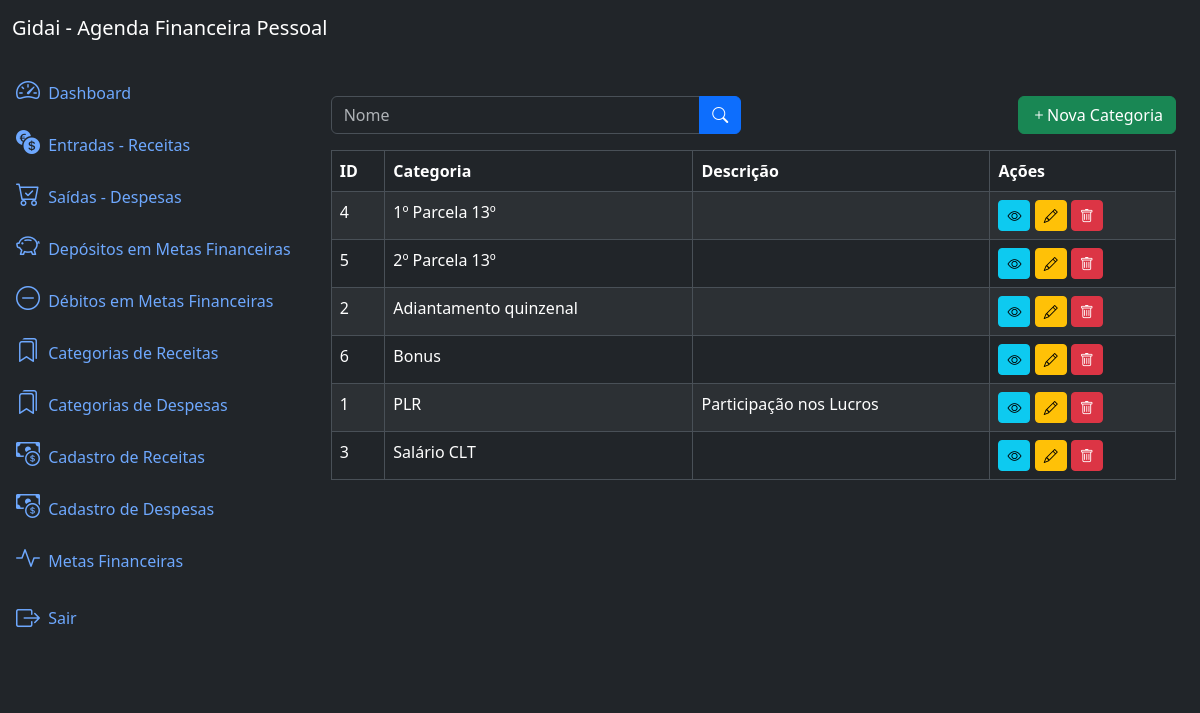
Before: /categories/list/ (signed in) with the older database file.
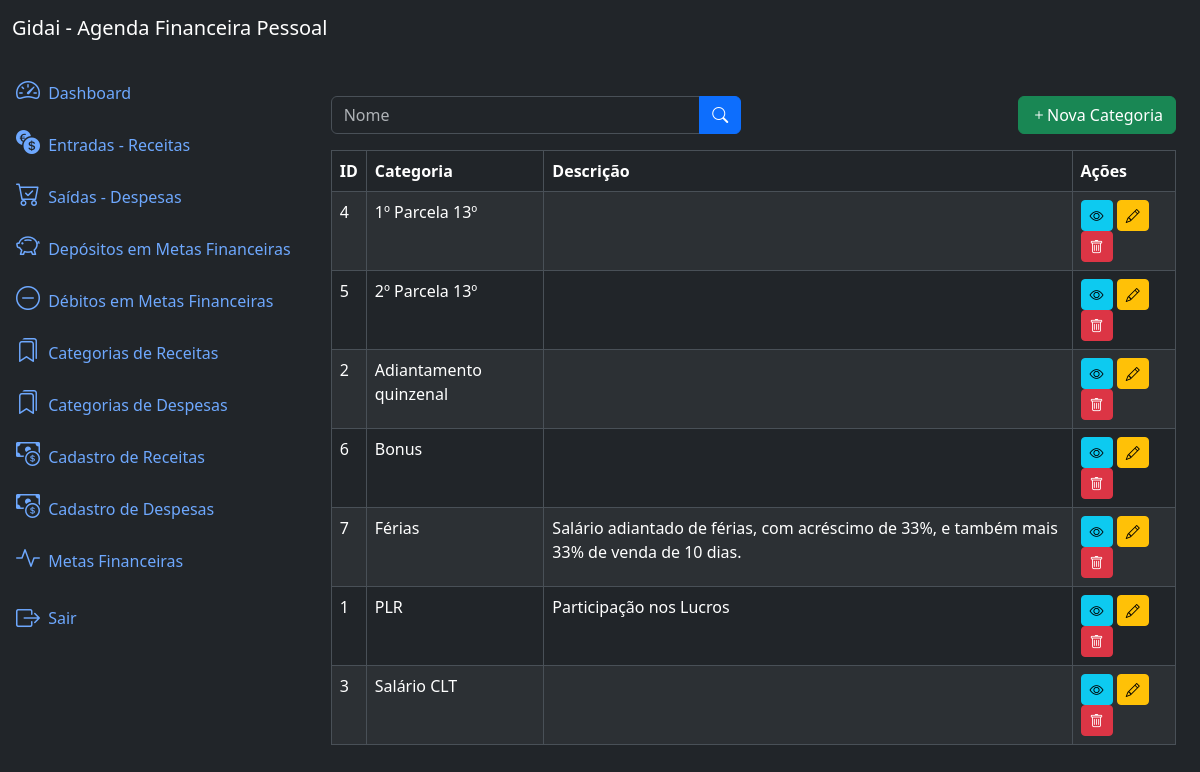
After: the same page with the newer database file.
### categories/models.py (models this page shows, shortened)
class Category(models.Model):
    name = models.CharField(max_length=150)
    description = models.TextField(blank=True, null=True)
    created_at = models.DateField(auto_now_add=True)
    updated_at = models.DateField(auto_now=True)
    class Meta:
        ordering = ['name']

### categories/views.py (the view)
# urls.py: path('categories/list/', views.CategoryListView.as_view(), name='category_list'), # a utilização do name aqui, serve por exemplo para ser usada no HTML no método de busca
class CategoryListView(LoginRequiredMixin, ListView):
    model = models.Category
    template_name = 'category_list.html'
    context_object_name ='categories'
    paginate_by = 10
    def get_queryset(self):
        queryset = super().get_queryset()
        name = self.request.GET.get('name')
        if name:
            queryset = queryset.filter(name__icontains=name)
        return queryset

### categories/templates/category_list.html (shortened to what this page needs)
{% extends 'base.html'  %}
{% block content %}
<div class="row mb-3">
    <div class="col-md-6">
        <form method="get" action="{% url 'category_list' %}">
            <div class="input-group">
                <input type="text" class="form-control" name="name" placeholder="Nome" value="{{ request.GET.name}}">
                <button type="submit" class="btn btn-primary">
                    <i class="bi bi-search"></i>
                </button>
            </div>
        </form>
    </div>
    <div class="col-md-6">
        <a href="{% url 'category_create' %}" class="btn btn-success float-end">
            <i class="bi bi-plus"></i>Nova Categoria
        </a>
    </div>
</div>
<div class="table-responsive">
    <table class="table table-striped table-bordered">
        <thead class="thead-dark">
            <tr>
                <th>ID</th>
                <th>Categoria</th>
                <th>Descrição</th>
                <th>Ações</th>
            </tr>
        </thead>
        <tbody>
            {% for category in categories %}
                <tr>
                    <td> {{ category.id }} </td>
                    <td> {{ category.name }} </td>
                    <td> {{ category.description }} </td>
                    <td>
                        <a href="{% url 'category_detail' category.id %}" class="btn btn-info btn-sm">
                            <i class="bi bi-eye"></i>
                        </a>
                        <a href="{% url 'category_update' category.id %}" class="btn btn-warning btn-sm">
                            <i class="bi bi-pencil"></i>
                        </a>
                        <a href="{% url 'category_delete' category.id %}" class="btn btn-danger btn-sm">
                            <i class="bi bi-trash"></i>
                        </a>
                    </td>
                </tr>
            {% endfor %}
        </tbody>
    </table>
</div>
{% endblock %}

Changed rows visible on the page:
added Category: id "7", name "Férias", description "Salário adiantado de férias, com acréscimo de 33%, e também mais 33% de venda de 10 dias."
